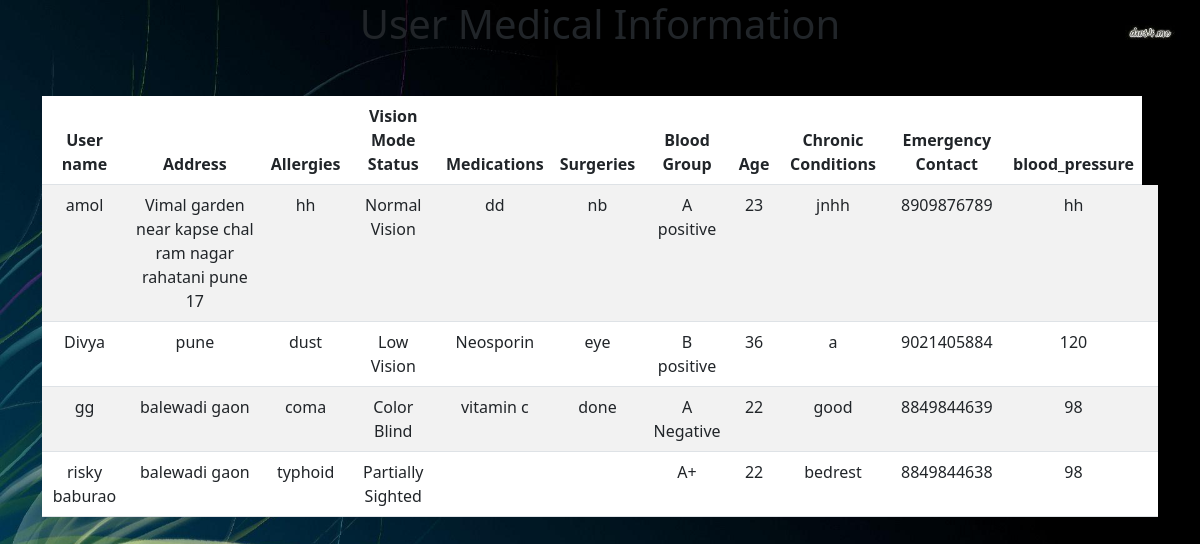
The page /view_medical (signed in) on the database its author committed.
### app.py (models this page shows)
class Medical(db.Model):
    id = db.Column(db.Integer, primary_key=True)
    user_id = db.Column(db.Integer, db.ForeignKey('user.id'), nullable=False)
    uname = db.Column(db.String(255))  # Add this line
    address = db.Column(db.String(255))
    allergies = db.Column(db.String(255))
    visionstatus = db.Column(db.String(255))
    medications = db.Column(db.String(255))
    surgeries = db.Column(db.String(255))
    bloodgroup = db.Column(db.String(255))
    age = db.Column(db.String(255))
    chronic_conditions = db.Column(db.String(255))
    emergency_contact = db.Column(db.String(20))
    blood_pressure = db.Column(db.String(15))

### app.py (the view)
@app.route("/view_medical")
@login_required_admin
def view_medical():
    try:
        user_medical_info = Medical.query.all()
        return render_template('view_medical.html', user_medical_info=user_medical_info)
    except Exception as e:
        flash('Error loading medical records. Please try again.', 'danger')
        return redirect(url_for('admin_home'))

### app.py (called while the page is built)
def login_required_admin(f):
    @wraps(f)
    def decorated_function(*args, **kwargs):
        if 'user_id' not in session or 'user_type' not in session or session.get('user_type') != 'admin':
            flash('Please login as an admin to access this page.', 'danger')
            return redirect(url_for('admin_login'))
        return f(*args, **kwargs)
    return decorated_function

### templates/view_medical.html (shortened to what this page needs)
<!DOCTYPE html>
<html lang="en">
<head>
    <link href="https://cdn.jsdelivr.net/npm/bootstrap@5.3.0/dist/css/bootstrap.min.css" rel="stylesheet">
</head>
<body>
    <h1 style="text-align:center;">User Medical Information</h1>
    <div class="container my-5">
      <table class="table table-striped " style="text-align:center;">
        <thead>
          <tr>
            <th scope="col"> User name</th>
            <th scope="col"> Address</th>
            <th scope="col"> Allergies</th>
            <th scope="col"> Vision Mode Status</th>
            <th scope="col"> Medications</th>
            <th scope="col"> Surgeries</th>
            <th scope="col"> Blood Group</th>
            <th scope="col">Age</th>
            <th scope="col"> Chronic Conditions</th>
            <th scope="col"> Emergency Contact</th>
            <th scope="col"> blood_pressure</th>
          </tr>
        </thead>
        <tbody>
          {% for user_medical_infos in user_medical_info %}
          <tr>
            <td>{{ user_medical_infos.uname }}</td>
            <td>{{ user_medical_infos.address }}</td>
              <td>{{ user_medical_infos.allergies }}</td>
              <td>{{ user_medical_infos.visionstatus }}</td>
              <td>{{ user_medical_infos.medications }}</td>
              <td>{{ user_medical_infos.surgeries }}</td>
              <td>{{ user_medical_infos.bloodgroup }}</td>
              <td>{{ user_medical_infos.age }}</td>
              <td>{{ user_medical_infos.chronic_conditions }}</td>
              <td>{{ user_medical_infos.emergency_contact }}</td>
              <td>{{ user_medical_infos.blood_pressure }}</td>
              <td>
              </td>
          </tr>
    {% else %}
        <p>No medical information available.</p>
    {% endfor %}
</body>
</html>

### templates/view_medical.html (style rules this page uses)
body { background-image: url("/static/images/nh.jpg"); background-repeat: no-repeat; background-size: cover; }

### rows shown on the page
Medical: uname "amol", address "Vimal garden near kapse chal ram nagar rahatani pune 17", allergies "hh", visionstatus "Normal Vision", medications "dd", surgeries "nb", bloodgroup "A positive", age "23", chronic_conditions "jnhh", emergency_contact "8909876789", blood_pressure "hh"
Medical: uname "Divya", address "pune", allergies "dust", visionstatus "Low Vision", medications "Neosporin", surgeries "eye", bloodgroup "B positive", age "36", chronic_conditions "a", emergency_contact "9021405884", blood_pressure "120"
Medical: uname "gg", address "balewadi gaon", allergies "coma", visionstatus "Color Blind", medications "vitamin c", surgeries "done", bloodgroup "A Negative", age "22", chronic_conditions "good", emergency_contact "8849844639", blood_pressure "98"
Medical: uname "risky baburao", address "balewadi gaon", allergies "typhoid", visionstatus "Partially Sighted", bloodgroup "A+", age "22", chronic_conditions "bedrest", emergency_contact "8849844638", blood_pressure "98"
